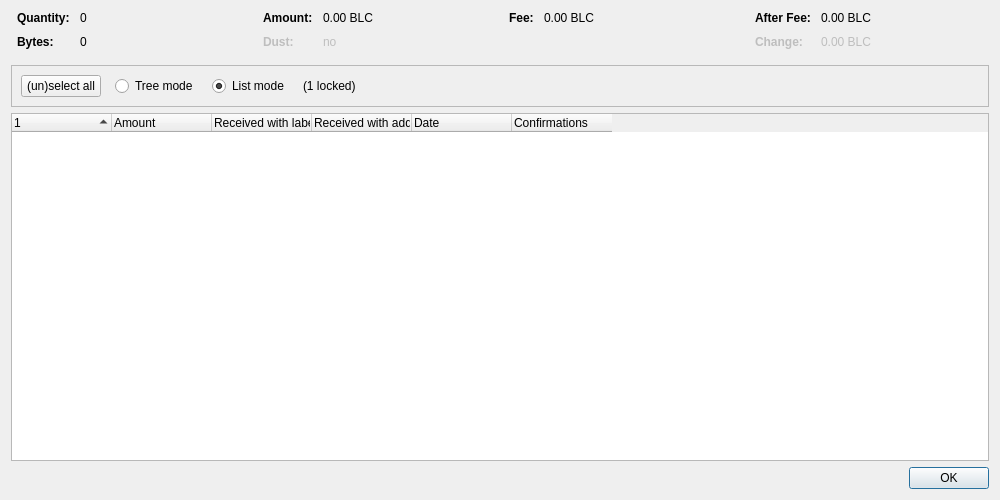
<?xml version="1.0" encoding="UTF-8"?>
<ui version="4.0">
 <class>CoinControlDialog</class>
 <widget class="QDialog" name="CoinControlDialog">
  <property name="geometry">
   <rect>
    <x>0</x>
    <y>0</y>
    <width>1000</width>
    <height>500</height>
   </rect>
  </property>
  <property name="windowTitle">
   <string>Coin Selection</string>
  </property>
  <layout class="QVBoxLayout" name="verticalLayout">
   <item>
    <layout class="QHBoxLayout" name="horizontalLayoutTop" stretch="0,0,0,0">
     <property name="topMargin">
      <number>0</number>
     </property>
     <property name="bottomMargin">
      <number>10</number>
     </property>
     <item>
      <layout class="QFormLayout" name="formLayoutCoinControl1">
       <property name="horizontalSpacing">
        <number>10</number>
       </property>
       <property name="verticalSpacing">
        <number>10</number>
       </property>
       <property name="leftMargin">
        <number>6</number>
       </property>
       <property name="rightMargin">
        <number>6</number>
       </property>
       <item row="0" column="0">
        <widget class="QLabel" name="labelCoinControlQuantityText">
         <property name="font">
          <font>
           <weight>75</weight>
           <bold>true</bold>
          </font>
         </property>
         <property name="text">
          <string>Quantity:</string>
         </property>
        </widget>
       </item>
       <item row="0" column="1">
        <widget class="QLabel" name="labelCoinControlQuantity">
         <property name="cursor">
          <cursorShape>IBeamCursor</cursorShape>
         </property>
         <property name="contextMenuPolicy">
          <enum>Qt::ActionsContextMenu</enum>
         </property>
         <property name="text">
          <string notr="true">0</string>
         </property>
         <property name="textInteractionFlags">
          <set>Qt::LinksAccessibleByMouse|Qt::TextSelectableByKeyboard|Qt::TextSelectableByMouse</set>
         </property>
        </widget>
       </item>
       <item row="1" column="0">
        <widget class="QLabel" name="labelCoinControlBytesText">
         <property name="font">
          <font>
           <weight>75</weight>
           <bold>true</bold>
          </font>
         </property>
         <property name="text">
          <string>Bytes:</string>
         </property>
        </widget>
       </item>
       <item row="1" column="1">
        <widget class="QLabel" name="labelCoinControlBytes">
         <property name="cursor">
          <cursorShape>IBeamCursor</cursorShape>
         </property>
         <property name="contextMenuPolicy">
          <enum>Qt::ActionsContextMenu</enum>
         </property>
         <property name="text">
          <string notr="true">0</string>
         </property>
         <property name="textInteractionFlags">
          <set>Qt::LinksAccessibleByMouse|Qt::TextSelectableByKeyboard|Qt::TextSelectableByMouse</set>
         </property>
        </widget>
       </item>
      </layout>
     </item>
     <item>
      <layout class="QFormLayout" name="formLayoutCoinControl2">
       <property name="horizontalSpacing">
        <number>10</number>
       </property>
       <property name="verticalSpacing">
        <number>10</number>
       </property>
       <property name="leftMargin">
        <number>6</number>
       </property>
       <property name="rightMargin">
        <number>6</number>
       </property>
       <item row="0" column="0">
        <widget class="QLabel" name="labelCoinControlAmountText">
         <property name="font">
          <font>
           <weight>75</weight>
           <bold>true</bold>
          </font>
         </property>
         <property name="text">
          <string>Amount:</string>
         </property>
        </widget>
       </item>
       <item row="0" column="1">
        <widget class="QLabel" name="labelCoinControlAmount">
         <property name="cursor">
          <cursorShape>IBeamCursor</cursorShape>
         </property>
         <property name="contextMenuPolicy">
          <enum>Qt::ActionsContextMenu</enum>
         </property>
         <property name="text">
          <string notr="true">0.00 BLC</string>
         </property>
         <property name="textInteractionFlags">
          <set>Qt::LinksAccessibleByMouse|Qt::TextSelectableByKeyboard|Qt::TextSelectableByMouse</set>
         </property>
        </widget>
       </item>
       <item row="1" column="0">
        <widget class="QLabel" name="labelCoinControlLowOutputText">
         <property name="enabled">
          <bool>false</bool>
         </property>
         <property name="font">
          <font>
           <weight>75</weight>
           <bold>true</bold>
          </font>
         </property>
         <property name="text">
          <string>Dust:</string>
         </property>
        </widget>
       </item>
       <item row="1" column="1">
        <widget class="QLabel" name="labelCoinControlLowOutput">
         <property name="enabled">
          <bool>false</bool>
         </property>
         <property name="cursor">
          <cursorShape>IBeamCursor</cursorShape>
         </property>
         <property name="contextMenuPolicy">
          <enum>Qt::ActionsContextMenu</enum>
         </property>
         <property name="text">
          <string notr="true">no</string>
         </property>
         <property name="textInteractionFlags">
          <set>Qt::LinksAccessibleByMouse|Qt::TextSelectableByKeyboard|Qt::TextSelectableByMouse</set>
         </property>
        </widget>
       </item>
      </layout>
     </item>
     <item>
      <layout class="QFormLayout" name="formLayoutCoinControl3">
       <property name="horizontalSpacing">
        <number>10</number>
       </property>
       <property name="verticalSpacing">
        <number>10</number>
       </property>
       <property name="leftMargin">
        <number>6</number>
       </property>
       <property name="rightMargin">
        <number>6</number>
       </property>
       <item row="0" column="0">
        <widget class="QLabel" name="labelCoinControlFeeText">
         <property name="font">
          <font>
           <weight>75</weight>
           <bold>true</bold>
          </font>
         </property>
         <property name="text">
          <string>Fee:</string>
         </property>
        </widget>
       </item>
       <item row="0" column="1">
        <widget class="QLabel" name="labelCoinControlFee">
         <property name="cursor">
          <cursorShape>IBeamCursor</cursorShape>
         </property>
         <property name="contextMenuPolicy">
          <enum>Qt::ActionsContextMenu</enum>
         </property>
         <property name="text">
          <string notr="true">0.00 BLC</string>
         </property>
         <property name="textInteractionFlags">
          <set>Qt::LinksAccessibleByMouse|Qt::TextSelectableByKeyboard|Qt::TextSelectableByMouse</set>
         </property>
        </widget>
       </item>
      </layout>
     </item>
     <item>
      <layout class="QFormLayout" name="formLayoutCoinControl4">
       <property name="horizontalSpacing">
        <number>10</number>
       </property>
       <property name="verticalSpacing">
        <number>10</number>
       </property>
       <property name="leftMargin">
        <number>6</number>
       </property>
       <property name="rightMargin">
        <number>6</number>
       </property>
       <item row="0" column="0">
        <widget class="QLabel" name="labelCoinControlAfterFeeText">
         <property name="font">
          <font>
           <weight>75</weight>
           <bold>true</bold>
          </font>
         </property>
         <property name="text">
          <string>After Fee:</string>
         </property>
        </widget>
       </item>
       <item row="0" column="1">
        <widget class="QLabel" name="labelCoinControlAfterFee">
         <property name="cursor">
          <cursorShape>IBeamCursor</cursorShape>
         </property>
         <property name="contextMenuPolicy">
          <enum>Qt::ActionsContextMenu</enum>
         </property>
         <property name="text">
          <string notr="true">0.00 BLC</string>
         </property>
         <property name="textInteractionFlags">
          <set>Qt::LinksAccessibleByMouse|Qt::TextSelectableByKeyboard|Qt::TextSelectableByMouse</set>
         </property>
        </widget>
       </item>
       <item row="1" column="0">
        <widget class="QLabel" name="labelCoinControlChangeText">
         <property name="enabled">
          <bool>false</bool>
         </property>
         <property name="font">
          <font>
           <weight>75</weight>
           <bold>true</bold>
          </font>
         </property>
         <property name="text">
          <string>Change:</string>
         </property>
        </widget>
       </item>
       <item row="1" column="1">
        <widget class="QLabel" name="labelCoinControlChange">
         <property name="enabled">
          <bool>false</bool>
         </property>
         <property name="cursor">
          <cursorShape>IBeamCursor</cursorShape>
         </property>
         <property name="contextMenuPolicy">
          <enum>Qt::ActionsContextMenu</enum>
         </property>
         <property name="text">
          <string notr="true">0.00 BLC</string>
         </property>
         <property name="textInteractionFlags">
          <set>Qt::LinksAccessibleByMouse|Qt::TextSelectableByKeyboard|Qt::TextSelectableByMouse</set>
         </property>
        </widget>
       </item>
      </layout>
     </item>
    </layout>
   </item>
   <item>
    <widget class="QFrame" name="frame">
     <property name="minimumSize">
      <size>
       <width>0</width>
       <height>40</height>
      </size>
     </property>
     <property name="frameShape">
      <enum>QFrame::StyledPanel</enum>
     </property>
     <property name="frameShadow">
      <enum>QFrame::Sunken</enum>
     </property>
     <layout class="QHBoxLayout" name="horizontalLayout">
      <item>
       <layout class="QHBoxLayout" name="horizontalLayoutPanel" stretch="0,0,0,0,0">
        <property name="spacing">
         <number>14</number>
        </property>
        <item>
         <widget class="QPushButton" name="pushButtonSelectAll">
          <property name="sizePolicy">
           <sizepolicy hsizetype="Maximum" vsizetype="Fixed">
            <horstretch>0</horstretch>
            <verstretch>0</verstretch>
           </sizepolicy>
          </property>
          <property name="text">
           <string>(un)select all</string>
          </property>
          <property name="autoDefault">
           <bool>false</bool>
          </property>
         </widget>
        </item>
        <item>
         <widget class="QRadioButton" name="radioTreeMode">
          <property name="sizePolicy">
           <sizepolicy hsizetype="Maximum" vsizetype="Fixed">
            <horstretch>0</horstretch>
            <verstretch>0</verstretch>
           </sizepolicy>
          </property>
          <property name="text">
           <string>Tree mode</string>
          </property>
         </widget>
        </item>
        <item>
         <widget class="QRadioButton" name="radioListMode">
          <property name="sizePolicy">
           <sizepolicy hsizetype="Maximum" vsizetype="Fixed">
            <horstretch>0</horstretch>
            <verstretch>0</verstretch>
           </sizepolicy>
          </property>
          <property name="text">
           <string>List mode</string>
          </property>
          <property name="checked">
           <bool>true</bool>
          </property>
         </widget>
        </item>
        <item>
         <widget class="QLabel" name="labelLocked">
          <property name="text">
           <string notr="true">(1 locked)</string>
          </property>
         </widget>
        </item>
        <item>
         <spacer name="horizontalSpacer">
          <property name="orientation">
           <enum>Qt::Horizontal</enum>
          </property>
          <property name="sizeHint" stdset="0">
           <size>
            <width>40</width>
            <height>20</height>
           </size>
          </property>
         </spacer>
        </item>
       </layout>
      </item>
     </layout>
    </widget>
   </item>
   <item>
    <widget class="CoinControlTreeWidget" name="treeWidget">
     <property name="contextMenuPolicy">
      <enum>Qt::CustomContextMenu</enum>
     </property>
     <property name="sortingEnabled">
      <bool>false</bool>
     </property>
     <property name="columnCount">
      <number>6</number>
     </property>
     <attribute name="headerShowSortIndicator" stdset="0">
      <bool>true</bool>
     </attribute>
     <attribute name="headerStretchLastSection">
      <bool>false</bool>
     </attribute>
     <column>
      <property name="text">
       <string/>
      </property>
     </column>
     <column>
      <property name="text">
       <string>Amount</string>
      </property>
     </column>
     <column>
      <property name="text">
       <string>Received with label</string>
      </property>
     </column>
     <column>
      <property name="text">
       <string>Received with address</string>
      </property>
     </column>
     <column>
      <property name="text">
       <string>Date</string>
      </property>
     </column>
     <column>
      <property name="text">
       <string>Confirmations</string>
      </property>
      <property name="toolTip">
       <string>Confirmed</string>
      </property>
     </column>
     <column>
      <property name="text">
       <string/>
      </property>
     </column>
     <column>
      <property name="text">
       <string/>
      </property>
     </column>
     <column>
      <property name="text">
       <string/>
      </property>
     </column>
     <column>
      <property name="text">
       <string/>
      </property>
     </column>
    </widget>
   </item>
   <item>
    <widget class="QDialogButtonBox" name="buttonBox">
     <property name="orientation">
      <enum>Qt::Horizontal</enum>
     </property>
     <property name="standardButtons">
      <set>QDialogButtonBox::Ok</set>
     </property>
    </widget>
   </item>
  </layout>
 </widget>
 <customwidgets>
  <customwidget>
   <class>CoinControlTreeWidget</class>
   <extends>QTreeWidget</extends>
   <header>qt/coincontroltreewidget.h</header>
  </customwidget>
 </customwidgets>
 <resources/>
 <connections/>
</ui>
